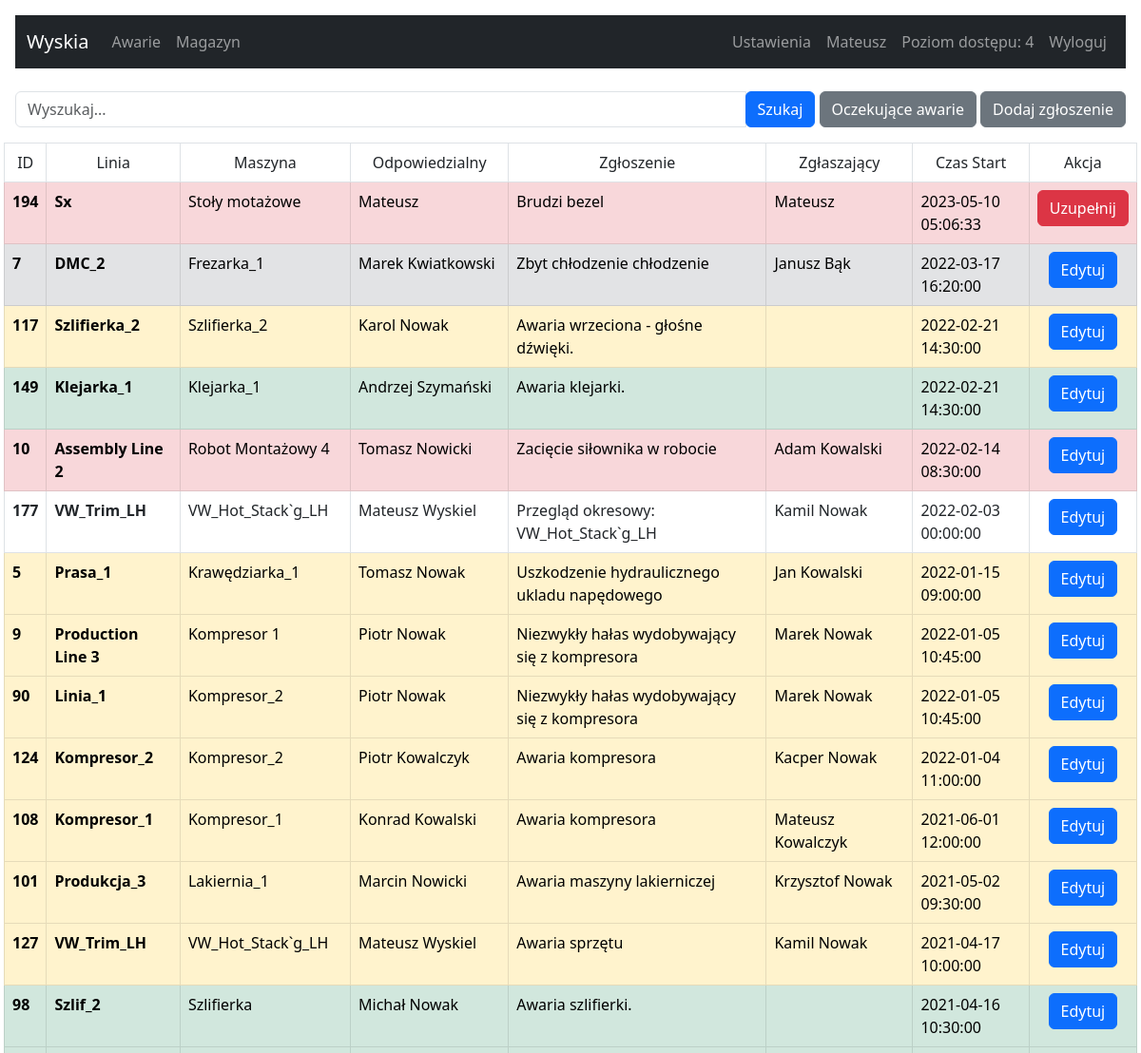
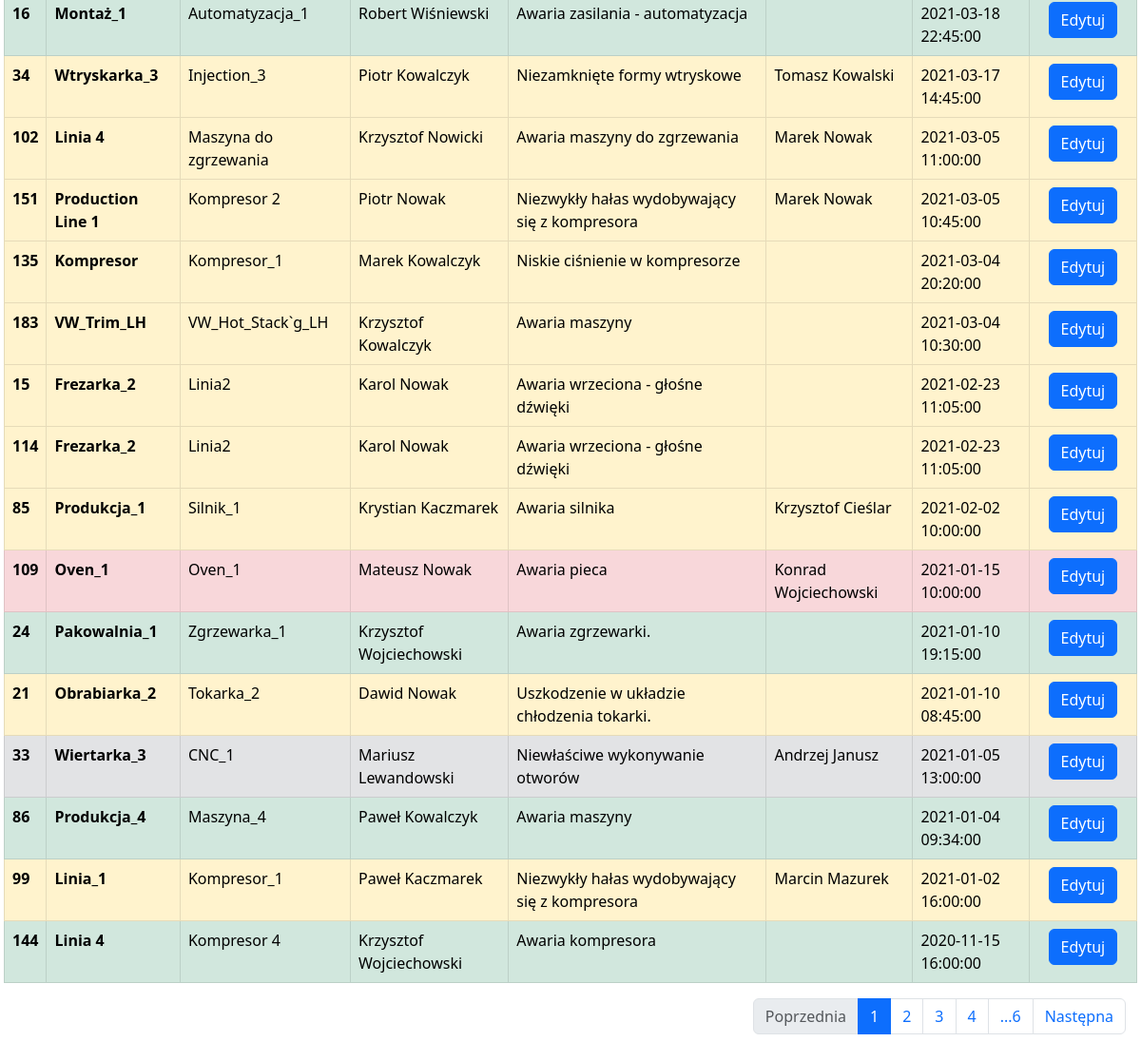
The page /management-failure (signed in) on the database its author committed (2 pictures, top to bottom).
### tables this page shows
CREATE TABLE users (
		id INTEGER NOT NULL, 
		login VARCHAR(140), 
		password VARCHAR(140),
		rank INTEGER, name TEXT,
		PRIMARY KEY (id)
	);

CREATE TABLE awarie (
	id INTEGER NOT NULL, 
	linia VARCHAR(140), 
	maszyna VARCHAR(140), 
	czas_start DATETIME, 
	czas_stop DATETIME, 
	operator VARCHAR(100), 
	mechanik VARCHAR(100), 
	zgloszenie VARCHAR(140), 
	opis TEXT, 
	typ INTEGER, 
	status INTEGER, 
	rodzaj INTEGER, 
	czas_trwania INTEGER, 
	requestor VARCHAR(100), 
	przyczyna VARCHAR(140), 
	zatw VARCHAR(100), 
	case_id TEXT, 
	PRIMARY KEY (id)
);

### app.py (the view, shortened to what this page needs)
@app.route('/management-failure', methods = ['POST', 'GET'])
@flask_login.login_required
def failures():
   rows_per_page = 30   # Ilość zgłoszeń na stronie
   id_db = request.args.get('id', default = '', type = int)
   action = request.args.get('action', default = '', type = str)
   nr_page = request.args.get('page', default = 1, type = int)
   search = request.args.get('search', default = '', type = str)
   max_iteam = sql_select(f"SELECT COUNT(id)FROM awarie")
   max_iteam = int(max_iteam[0][0])
   max_page = int(max_iteam/rows_per_page)
   offset_row = str(rows_per_page*(nr_page-1))
   color_info_list = {1: 'class=table-danger', 2: 'class=table-warning', 3: 'class=table-success', 4: 'class=table-secondary', 5: ''}
   query_select = f"SELECT * FROM awarie ORDER BY czas_start DESC LIMIT {rows_per_page} OFFSET {offset_row} "
   rows = sql_select(query_select)
   query_select = f"SELECT * FROM awarie ORDER BY czas_start DESC"
   rows_all = sql_select(query_select)
   query_select = f"SELECT login FROM users"
   row_mechanic = sql_select(query_select)
   return render_template("management-failure.html",rows_all = rows_all,  rows = rows, color_info = color_info_list, nr_page = nr_page, max_page = max_page, row_mechanic=row_mechanic)

### app.py (called while the page is built)
def get_db_connection():
   con = sql.connect('wsb.sqlite')
   con.row_factory = sql.Row
   return con

def sql_select(query_select):
   con = get_db_connection()
   cur = con.cursor()
   cur.execute(query_select)
   row = cur.fetchall()
   con.close()
   return row

@login_manager.user_loader
def user_loader(login_email):
   if login_email not in users:
      return
   user = User()
   user.id = login_email
   user.rank = users[login_email]['rank']
   user.name = users[login_email]['name']
   return user

### templates/management-failure.html (shortened to what this page needs)
{% extends 'base.html' %}
{% block content %}
  <div class="row justify-content-center">
      <div class="input-group mb-3">
        <input type="text" class="form-control" id="searchInput" placeholder="Wyszukaj...">
        <div class="input-group-append">
          <button class="btn btn-primary" id="searchButton" type="button">Szukaj</button>
          <button type="button" class="btn btn-secondary" data-bs-toggle="modal" data-bs-target="#pending_failures">
          Oczekujące awarie
          </button>
            {%if current_user.rank >= 2 %}
              <button type="button" class="btn btn-secondary" data-bs-toggle="modal" data-bs-target="#reporting-failures">
                Dodaj zgłoszenie
              </button>
          {%endif%}
        </div>
      </div>
  </div>
<div class="row align-items-center">
<table class="table table-bordered table-auto">
  <thead class="text-light bg-dark">
     <tr class="text-center">
      <td>ID</td>
       <td>Linia</td>
       <td>Maszyna</td>
       <td>Odpowiedzialny</td>
       <td>Zgłoszenie</td>
       <td>Zgłaszający</td>
       <td>Czas Start</td>
       <td class="col-3 col-sm-1">Akcja</td>
     </tr>
   </thead>
   <tbody id="myTable">
    {% for row in rows %}
        <tr {{color_info[row['typ']]}}>
          <th scope="row">{{row['id']}}</th>
          <th scope="row">{{row['linia']}}</th>
          <td>{{row['maszyna']}}</td>
          <td>{{row['mechanik']}}</td>
          <td>{{row['zgloszenie']}}</td>
          <td>{{row['requestor']}}</td>
          <td>{{row['czas_start']}}</td>
          <td class="text-center">
              {% if row['czas_stop'] %}
              <a href="?id={{row['id']}}" type="submit" class="btn btn-primary">Edytuj</a>
              {% else %}
              <a href="?id={{row['id']}}" type="submit" class="btn btn-danger">Uzupełnij</a>
              {% endif%}
          </td>
          </tr>
      {% endfor %}
   </tbody>
 </table>
</div>
{% include 'pagination.html' %}
{% endblock %}

### templates/base.html (shortened to what this page needs)
<!doctype html>
<html lang="pl">
  <head>
    <link href="https://cdn.jsdelivr.net/npm/bootstrap@5.3.0-alpha3/dist/css/bootstrap.min.css" rel="stylesheet">
    <link href="https://getbootstrap.com/docs/5.3/assets/css/docs.css" rel="stylesheet">
  </head>
  {% if current_user.is_authenticated %}
    <body class="p-3 m-0 border-0 bd-example">
    {% include 'navbar.html' %}
    <br>
    {% block content %}{% endblock %}
  {%endif%}
  </body>
</html>

### templates/navbar.html (shortened to what this page needs)
<nav class="navbar navbar-expand-lg navbar-dark bg-dark">
  <div class="container-fluid">
    <a class="navbar-brand" href="/">Wyskia</a>
    <div class="collapse navbar-collapse" id="navbarSupportedContent">
      <ul class="navbar-nav me-auto mb-2 mb-lg-0">
        <li class="nav-item">
          <a class="nav-link" href="/management-failure">Awarie</a>
        </li>
        <li class="nav-item">
          <a class="nav-link" href="/management-warehouse">Magazyn</a>
        </li>
      </ul>
      <ul class="navbar-nav me-right mb-2 mb-lg-0">
        <li class="nav-item">
          <a class="nav-link" href="/settings">Ustawienia</a>
        </li>
        <li class="nav-item">
          <a class="nav-link" disabled> {{ current_user.id }}</a>
        </li>
        <li class="nav-item">
          <a class="nav-link" disabled> Poziom dostępu: {{ current_user.rank }}</a>
        </li>
        <li class="nav-item">
          <a class="nav-link" href="/logout">Wyloguj</a>
        </li>
      </ul>
    </div>
  </div>
</nav>

### templates/pagination.html (shortened to what this page needs)
 {% if nr_page and max_page > 1 %}
  <nav aria-label="Page navigation">
    <ul class="pagination justify-content-end">
    <li class="page-item">
        <a class="page-link {% if nr_page == 1 %} disabled {%endif%}" href="?page={{nr_page-1}}">Poprzednia</a>
      </li>
      <li class="page-item active"><a class="page-link" href="?page={{nr_page}}">{{nr_page}}</a></li>
      {% if nr_page <= (max_page-1) %}<li class="page-item"><a class="page-link" href="?page={{nr_page+1}}">{{nr_page+1}}</a></li>{%endif%}
      {% if nr_page <= (max_page-2) %}<li class="page-item"><a class="page-link" href="?page={{nr_page+2}}">{{nr_page+2}}</a></li>{%endif%}
      {% if nr_page <= (max_page-3) %}<li class="page-item"><a class="page-link" href="?page={{nr_page+3}}">{{nr_page+3}}</a></li>{%endif%}
       {% if nr_page < (max_page-3) %}<li class="page-item"><a class="page-link" href="?page={{max_page}}">...{{max_page}}</a></li>{%endif%}
      <li class="page-item">
        <a class="page-link {% if nr_page >= max_page %} disabled {%endif%}" href="?page={{nr_page+1}}">Następna</a>
      </li>
    </ul>
  </nav>
 {%endif%}

### rows shown on the page
users: rank "4"
awarie: id "194", linia "Sx", maszyna "Stoły motażowe", mechanik "Mateusz", zgloszenie "Brudzi bezel", requestor "Mateusz", czas_start "2023-05-10 05:06:33"
awarie: id "7", linia "DMC_2", maszyna "Frezarka_1", mechanik "Marek Kwiatkowski", zgloszenie "Zbyt chłodzenie chłodzenie", requestor "Janusz Bąk", czas_start "2022-03-17 16:20:00"
awarie: id "117", linia "Szlifierka_2", maszyna "Szlifierka_2", mechanik "Karol Nowak", zgloszenie "Awaria wrzeciona - głośne dźwięki.", czas_start "2022-02-21 14:30:00"
awarie: id "149", linia "Klejarka_1", maszyna "Klejarka_1", mechanik "Andrzej Szymański", zgloszenie "Awaria klejarki.", czas_start "2022-02-21 14:30:00"
awarie: id "10", linia "Assembly Line 2", maszyna "Robot Montażowy 4", mechanik "Tomasz Nowicki", zgloszenie "Zacięcie siłownika w robocie", requestor "Adam Kowalski", czas_start "2022-02-14 08:30:00"
awarie: id "177", linia "VW_Trim_LH", maszyna "VW_Hot_Stack`g_LH", mechanik "Mateusz Wyskiel", zgloszenie "Przegląd okresowy: VW_Hot_Stack`g_LH", requestor "Kamil Nowak", czas_start "2022-02-03 00:00:00"
awarie: id "5", linia "Prasa_1", maszyna "Krawędziarka_1", mechanik "Tomasz Nowak", zgloszenie "Uszkodzenie hydraulicznego ukladu napędowego", requestor "Jan Kowalski", czas_start "2022-01-15 09:00:00"
awarie: id "9", linia "Production Line 3", maszyna "Kompresor 1", mechanik "Piotr Nowak", zgloszenie "Niezwykły hałas wydobywający się z kompresora", requestor "Marek Nowak", czas_start "2022-01-05 10:45:00"
awarie: id "90", linia "Linia_1", maszyna "Kompresor_2", mechanik "Piotr Nowak", zgloszenie "Niezwykły hałas wydobywający się z kompresora", requestor "Marek Nowak", czas_start "2022-01-05 10:45:00"
awarie: id "124", linia "Kompresor_2", maszyna "Kompresor_2", mechanik "Piotr Kowalczyk", zgloszenie "Awaria kompresora", requestor "Kacper Nowak", czas_start "2022-01-04 11:00:00"
awarie: id "108", linia "Kompresor_1", maszyna "Kompresor_1", mechanik "Konrad Kowalski", zgloszenie "Awaria kompresora", requestor "Mateusz Kowalczyk", czas_start "2021-06-01 12:00:00"
awarie: id "101", linia "Produkcja_3", maszyna "Lakiernia_1", mechanik "Marcin Nowicki", zgloszenie "Awaria maszyny lakierniczej", requestor "Krzysztof Nowak", czas_start "2021-05-02 09:30:00"
awarie: id "127", linia "VW_Trim_LH", maszyna "VW_Hot_Stack`g_LH", mechanik "Mateusz Wyskiel", zgloszenie "Awaria sprzętu", requestor "Kamil Nowak", czas_start "2021-04-17 10:00:00"
awarie: id "98", linia "Szlif_2", maszyna "Szlifierka", mechanik "Michał Nowak", zgloszenie "Awaria szlifierki.", czas_start "2021-04-16 10:30:00"
awarie: id "16", linia "Montaż_1", maszyna "Automatyzacja_1", mechanik "Robert Wiśniewski", zgloszenie "Awaria zasilania - automatyzacja", czas_start "2021-03-18 22:45:00"
awarie: id "34", linia "Wtryskarka_3", maszyna "Injection_3", mechanik "Piotr Kowalczyk", zgloszenie "Niezamknięte formy wtryskowe", requestor "Tomasz Kowalski", czas_start "2021-03-17 14:45:00"
awarie: id "102", linia "Linia 4", maszyna "Maszyna do zgrzewania", mechanik "Krzysztof Nowicki", zgloszenie "Awaria maszyny do zgrzewania", requestor "Marek Nowak", czas_start "2021-03-05 11:00:00"
awarie: id "151", linia "Production Line 1", maszyna "Kompresor 2", mechanik "Piotr Nowak", zgloszenie "Niezwykły hałas wydobywający się z kompresora", requestor "Marek Nowak", czas_start "2021-03-05 10:45:00"
awarie: id "135", linia "Kompresor", maszyna "Kompresor_1", mechanik "Marek Kowalczyk", zgloszenie "Niskie ciśnienie w kompresorze", czas_start "2021-03-04 20:20:00"
awarie: id "183", linia "VW_Trim_LH", maszyna "VW_Hot_Stack`g_LH", mechanik "Krzysztof Kowalczyk", zgloszenie "Awaria maszyny", czas_start "2021-03-04 10:30:00"
awarie: id "15", linia "Frezarka_2", maszyna "Linia2", mechanik "Karol Nowak", zgloszenie "Awaria wrzeciona - głośne dźwięki", czas_start "2021-02-23 11:05:00"
awarie: id "114", linia "Frezarka_2", maszyna "Linia2", mechanik "Karol Nowak", zgloszenie "Awaria wrzeciona - głośne dźwięki", czas_start "2021-02-23 11:05:00"
awarie: id "85", linia "Produkcja_1", maszyna "Silnik_1", mechanik "Krystian Kaczmarek", zgloszenie "Awaria silnika", requestor "Krzysztof Cieślar", czas_start "2021-02-02 10:00:00"
awarie: id "109", linia "Oven_1", maszyna "Oven_1", mechanik "Mateusz Nowak", zgloszenie "Awaria pieca", requestor "Konrad Wojciechowski", czas_start "2021-01-15 10:00:00"
awarie: id "24", linia "Pakowalnia_1", maszyna "Zgrzewarka_1", mechanik "Krzysztof Wojciechowski", zgloszenie "Awaria zgrzewarki.", czas_start "2021-01-10 19:15:00"
awarie: id "21", linia "Obrabiarka_2", maszyna "Tokarka_2", mechanik "Dawid Nowak", zgloszenie "Uszkodzenie w układzie chłodzenia tokarki.", czas_start "2021-01-10 08:45:00"
awarie: id "33", linia "Wiertarka_3", maszyna "CNC_1", mechanik "Mariusz Lewandowski", zgloszenie "Niewłaściwe wykonywanie otworów", requestor "Andrzej Janusz", czas_start "2021-01-05 13:00:00"
awarie: id "86", linia "Produkcja_4", maszyna "Maszyna_4", mechanik "Paweł Kowalczyk", zgloszenie "Awaria maszyny", czas_start "2021-01-04 09:34:00"
awarie: id "99", linia "Linia_1", maszyna "Kompresor_1", mechanik "Paweł Kaczmarek", zgloszenie "Niezwykły hałas wydobywający się z kompresora", requestor "Marcin Mazurek", czas_start "2021-01-02 16:00:00"
awarie: id "144", linia "Linia 4", maszyna "Kompresor 4", mechanik "Krzysztof Wojciechowski", zgloszenie "Awaria kompresora", czas_start "2020-11-15 16:00:00"

### other values the page prints
{{ current_user.id }} "Mateusz"
{{ nr_page }} "1"
{{ nr_page+1 }} "2"
{{ nr_page+2 }} "3"
{{ nr_page+3 }} "4"
{{ max_page }} "6"
